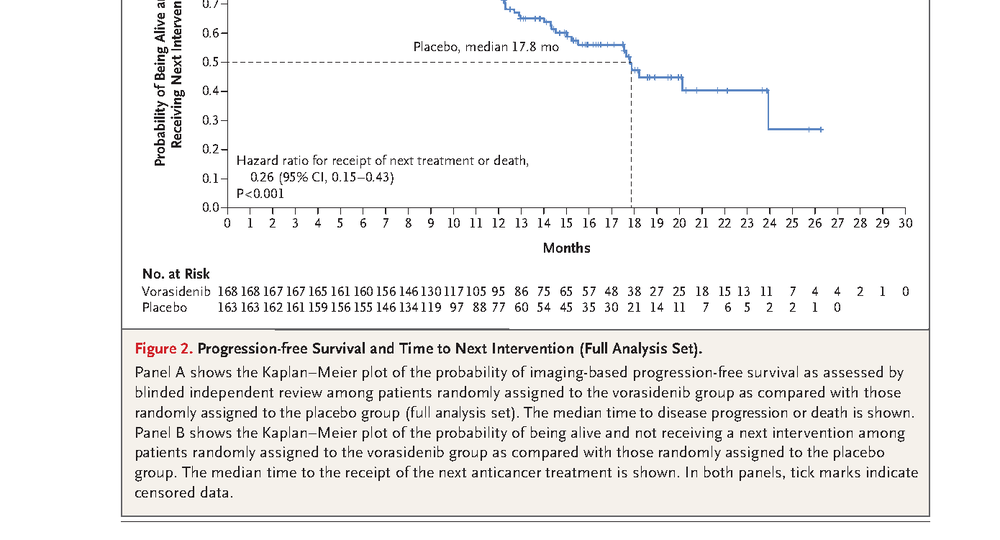
#> input picture data/extracted/indigo/debug_tni_panel.png, 1000 x 540 px, shrunk from 1390 x 750 before the run
$ python -i utils.py   (imports and definitions only)
#> lines starting #> are read from the running program, lines starting #| are printed output that depends on the picture; after the words box and inside, x2 and y2 are one past the last pixel; in counts of white or black regions, pixels touching at a corner belong together
#> further down, picture is the input picture: shape (540, 1000, 3); mean B, G, R 238.5, 239.7, 240.8
"""
Utility functions for KM curve digitization, survival computations, and data handling.
"""
from __future__ import annotations
import numpy as np
import cv2
import pandas as pd


# [103 lines left out: functions digitize_curve_by_color, px_to_data, enforce_monotone_nonincreasing, interp_survival, common_time_grid, rmst, not called in this run]


def surv_at(t: np.ndarray, S: np.ndarray, time_point: float) -> float:
    """Survival probability at a specific time point."""
    return float(np.interp(time_point, t, S))


def find_plot_region(img_bgr: np.ndarray, min_w: int = 200, min_h: int = 200) -> tuple[int, int, int, int]:
    """Detect the largest rectangular plot region in an image."""
#> called with min_w = 200, min_h = 200
    gray = cv2.cvtColor(img_bgr, cv2.COLOR_BGR2GRAY)
    edges = cv2.Canny(gray, 50, 150)
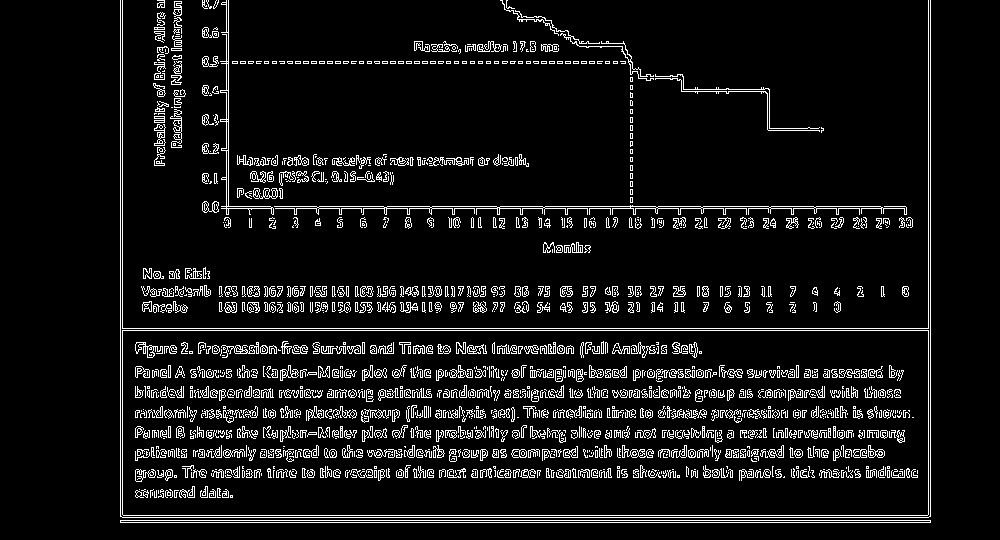
#> edges: shape (540, 1000); 7.8% white in thin lines or dots, all inside (x1, y1, x2, y2) = (120, 0, 931, 523)
    cnts, _ = cv2.findContours(edges, cv2.RETR_EXTERNAL, cv2.CHAIN_APPROX_SIMPLE)
#> cnts = 504 contours, 384 with area under 20; largest, box (x1, y1, x2, y2) and area: (122, 330, 929, 516) 149109, (120, 520, 931, 523) 1620, (274, 205, 907, 215) 580, (220, 0, 274, 215) 474, (253, 188, 278, 199) 158
    best = None
    best_area = 0
    for c in cnts:
        x, y, w, h = cv2.boundingRect(c)
        area = w * h
        if area > best_area and w > min_w and h > min_h:
            best = (x, y, w, h)
            best_area = area
#> this loop made 504 passes
#> (x, y, w, h, area, best_area) on passes 503 to 504: (122, 0, 807, 329, 265503, 265503), (120, 0, 811, 518, 420098, 420098)
#> (x, y, w, h, area) on passes 2, 13, 14, 17, 18, 21: (122, 330, 807, 186, 150102), (792, 304, 4, 9, 36), (789, 304, 5, 8, 40), (515, 304, 11, 9, 99), (392, 304, 4, 9, 36), (295, 304, 4, 9, 36)
#> after the loop, best_area = 420098
    if best is None:
        raise RuntimeError("Could not find plot rectangle")
    return best


# [40 lines left out: functions digitise_panel, perturb_km, not called in this run]

>>> import cv2
>>> picture = cv2.imread('../data/extracted/indigo/debug_tni_panel.png')
>>> result = find_plot_region(picture)
#> result = (120, 0, 811, 518)
